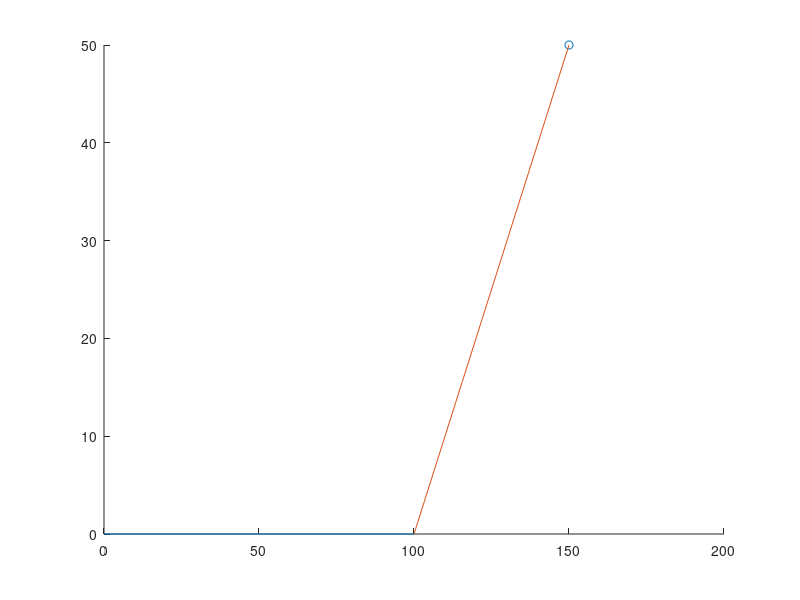

MATLAB code for this plot:
st = [0 0 0];
gl = [100 0 0];
ob = [150 50 0];
lin = [gl(1)-st(1) gl(2)-st(2) gl(3)-st(3)];
ln = lin/sqrt(lin(1)^2+lin(2)^2+lin(3)^2);
t = (((ob(1)-st(1))*ln(1))+((ob(2)-st(2))*ln(2))+(ln(3)*(ob(3)-st(3))))/(ln(1)^2+ln(2)^2+ln(3)^2);
if(t<0)
    t=0;4
elseif(t>sqrt((st(1)-gl(1))^2+(st(2)-gl(2))^2+(st(3)-gl(3))^2))
    t = sqrt((gl(1)-st(1))^2+(gl(2)-st(2))^2+(gl(3)-st(3))^2);
end
cp = [st(1)+ln(1)*t st(2)+ln(2)*t st(3)+ln(3)*t];
d = sqrt((ob(1)-cp(1))^2+(ob(2)-cp(2))^2+(ob(3)-cp(3))^2)

hold on

plot3([st(1) gl(1)],[st(2) gl(2)],[st(3) gl(3)])
scatter3(ob(1),ob(2),ob(3))
plot3([cp(1) ob(1)],[cp(2) ob(2)],[cp(3) ob(3)])
clear all